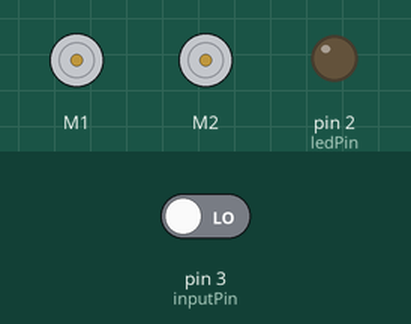
Recording of a sketch running on a simulated Arduino Uno, built with avr-gcc and run on an emulated ATmega328P. Shown: 2 × DC motor (green arrow = forward, orange = backward, longer = faster), output pins drawn as LEDs (lit = HIGH). The test bench sets the inputs (shaded band); at power-on: pin 3 (inputPin) LOW. What the sketch prints to the serial monitor is not drawn.

Above: at 1.2 s.
1.3 s: pin 3 (inputPin) driven HIGH
At 2.3 s:
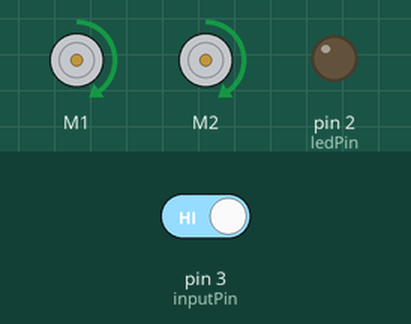
At 7.3 s:
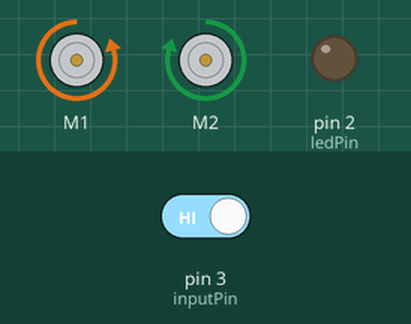
Timing chart, 0 to 47.8 s (numbered marks = the images above; inputs shaded):
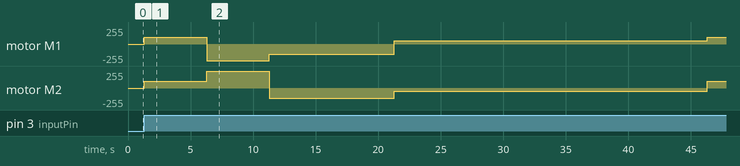

The sketch:

attempt_at_line_following.ino
```cpp
#include <Adafruit_MotorShield.h> //header file for protecting motors
#include "motorControl.h"

int ledPin = 2;    // choose the pin for the LED
int inputPin = 3;  // Connect sensor to input pin 3

void buttonSetup() {
  pinMode(ledPin, OUTPUT);   // declare LED as output
  pinMode(inputPin, INPUT);  // declare pushbutton as input
}

void setup() {
  buttonSetup();
  motorSetup();
}

void loop() {
  int val = digitalRead(inputPin);
  if (val == HIGH) {
    motorForward(100, 5000);
    motorLeft(250, 5000);
    motorBack(150, 10000);
    motorRight(50, 25000);
  }
}
```

motorControl.cpp
```cpp
#include <Adafruit_MotorShield.h>
#include "motorControl.h"

Adafruit_MotorShield AFMS = Adafruit_MotorShield();
Adafruit_DCMotor *myMotor1 = AFMS.getMotor(1);
Adafruit_DCMotor *myMotor2 = AFMS.getMotor(2);

void motorSetup() {
  Serial.begin(9600);
  Serial.println("Adafruit Motorshield v2 - DC Motor test!");

  if (!AFMS.begin()) {
    Serial.println("Could not find Motor Shield. Check wiring.");
    while (1);
  }
  Serial.println("Motor Shield found.");
}

void motorForward(int motorSpeed, int timeRunning) { //timeRunning variable in miliseconds
  myMotor1->run(FORWARD);
  myMotor2->run(FORWARD);
  myMotor1->setSpeed(motorSpeed);
  myMotor2->setSpeed(motorSpeed);
  delay(timeRunning);
  myMotor1->run(RELEASE);
  myMotor2->run(RELEASE);
}

void motorBack(int motorSpeed, int timeRunning) { //timeRunning variable in miliseconds
  myMotor1->run(BACKWARD);
  myMotor2->run(BACKWARD);
  myMotor1->setSpeed(motorSpeed);
  myMotor2->setSpeed(motorSpeed);
  delay(timeRunning);
  myMotor1->run(RELEASE);
  myMotor2->run(RELEASE);
}

void motorLeft(int motorSpeed, int timeRunning) { //timeRunning variable in miliseconds
  myMotor1->run(BACKWARD);
  myMotor2->run(FORWARD);
  myMotor1->setSpeed(motorSpeed);
  myMotor2->setSpeed(motorSpeed);
  delay(timeRunning);
  myMotor1->run(RELEASE);
  myMotor2->run(RELEASE);
}

void motorRight(int motorSpeed, int timeRunning) { //timeRunning variable in miliseconds
  myMotor1->run(FORWARD);
  myMotor2->run(BACKWARD);
  myMotor1->setSpeed(motorSpeed);
  myMotor2->setSpeed(motorSpeed);
  delay(timeRunning);
  myMotor1->run(RELEASE);
  myMotor2->run(RELEASE);
}

void motorOff() {
  myMotor1->run(RELEASE);
  myMotor2->run(RELEASE);
}
```

motorControl.h
```cpp
#include <Adafruit_MotorShield.h>

#ifndef MOTORCONTROL_H
#define MOTORCONTROL_H

#include <arduino.h>

void motorSetup();
void motorForward(int motorSpeed, int timeRunning);
void motorBack(int motorSpeed, int timeRunning);
void motorLeft(int motorSpeed, int timeRunning);
void motorRight(int motorSpeed, int timeRunning);
void motorOff();

#endif
```
